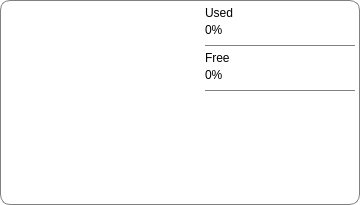
     <widget class="QFrame" name="swapfmgf">
      <property name="geometry">
       <rect>
        <x>580</x>
        <y>30</y>
        <width>360</width>
        <height>205</height>
       </rect>
      </property>
      <property name="sizePolicy">
       <sizepolicy hsizetype="Fixed" vsizetype="Fixed">
        <horstretch>0</horstretch>
        <verstretch>0</verstretch>
       </sizepolicy>
      </property>
      <property name="minimumSize">
       <size>
        <width>360</width>
        <height>205</height>
       </size>
      </property>
      <property name="maximumSize">
       <size>
        <width>360</width>
        <height>205</height>
       </size>
      </property>
      <property name="styleSheet">
       <string notr="true">background: transparent; border: 1px solid #808080; border-radius: 10px;</string>
      </property>
      <property name="frameShape">
       <enum>QFrame::StyledPanel</enum>
      </property>
      <property name="frameShadow">
       <enum>QFrame::Raised</enum>
      </property>
      <widget class="QChartView" name="swapgfvw">
       <property name="geometry">
        <rect>
         <x>5</x>
         <y>5</y>
         <width>195</width>
         <height>195</height>
        </rect>
       </property>
       <property name="sizePolicy">
        <sizepolicy hsizetype="Fixed" vsizetype="Fixed">
         <horstretch>0</horstretch>
         <verstretch>0</verstretch>
        </sizepolicy>
       </property>
       <property name="minimumSize">
        <size>
         <width>195</width>
         <height>195</height>
        </size>
       </property>
       <property name="maximumSize">
        <size>
         <width>195</width>
         <height>195</height>
        </size>
       </property>
       <property name="styleSheet">
        <string notr="true">border: none;</string>
       </property>
      </widget>
      <widget class="QLabel" name="swapuspc">
       <property name="geometry">
        <rect>
         <x>205</x>
         <y>20</y>
         <width>150</width>
         <height>20</height>
        </rect>
       </property>
       <property name="sizePolicy">
        <sizepolicy hsizetype="Fixed" vsizetype="Fixed">
         <horstretch>0</horstretch>
         <verstretch>0</verstretch>
        </sizepolicy>
       </property>
       <property name="minimumSize">
        <size>
         <width>150</width>
         <height>20</height>
        </size>
       </property>
       <property name="maximumSize">
        <size>
         <width>150</width>
         <height>20</height>
        </size>
       </property>
       <property name="styleSheet">
        <string notr="true">font: 15pt &quot;JetBrains Mono&quot;; border: none;</string>
       </property>
       <property name="text">
        <string>0%</string>
       </property>
      </widget>
      <widget class="QLabel" name="swapuplb">
       <property name="geometry">
        <rect>
         <x>205</x>
         <y>5</y>
         <width>150</width>
         <height>15</height>
        </rect>
       </property>
       <property name="sizePolicy">
        <sizepolicy hsizetype="Fixed" vsizetype="Fixed">
         <horstretch>0</horstretch>
         <verstretch>0</verstretch>
        </sizepolicy>
       </property>
       <property name="minimumSize">
        <size>
         <width>150</width>
         <height>15</height>
        </size>
       </property>
       <property name="maximumSize">
        <size>
         <width>150</width>
         <height>15</height>
        </size>
       </property>
       <property name="styleSheet">
        <string notr="true">font: 10pt &quot;Inter&quot;; border: none;</string>
       </property>
       <property name="text">
        <string>Used</string>
       </property>
      </widget>
      <widget class="QLabel" name="swapfrpc">
       <property name="geometry">
        <rect>
         <x>205</x>
         <y>65</y>
         <width>150</width>
         <height>20</height>
        </rect>
       </property>
       <property name="sizePolicy">
        <sizepolicy hsizetype="Fixed" vsizetype="Fixed">
         <horstretch>0</horstretch>
         <verstretch>0</verstretch>
        </sizepolicy>
       </property>
       <property name="minimumSize">
        <size>
         <width>150</width>
         <height>20</height>
        </size>
       </property>
       <property name="maximumSize">
        <size>
         <width>150</width>
         <height>20</height>
        </size>
       </property>
       <property name="styleSheet">
        <string notr="true">font: 15pt &quot;JetBrains Mono&quot;; border: none;</string>
       </property>
       <property name="text">
        <string>0%</string>
       </property>
      </widget>
      <widget class="QLabel" name="swapfplb">
       <property name="geometry">
        <rect>
         <x>205</x>
         <y>50</y>
         <width>150</width>
         <height>15</height>
        </rect>
       </property>
       <property name="sizePolicy">
        <sizepolicy hsizetype="Fixed" vsizetype="Fixed">
         <horstretch>0</horstretch>
         <verstretch>0</verstretch>
        </sizepolicy>
       </property>
       <property name="minimumSize">
        <size>
         <width>150</width>
         <height>15</height>
        </size>
       </property>
       <property name="maximumSize">
        <size>
         <width>150</width>
         <height>15</height>
        </size>
       </property>
       <property name="styleSheet">
        <string notr="true">font: 10pt &quot;Inter&quot;; border: none;</string>
       </property>
       <property name="text">
        <string>Free</string>
       </property>
      </widget>
      <widget class="Line" name="swaplin2">
       <property name="geometry">
        <rect>
         <x>205</x>
         <y>90</y>
         <width>150</width>
         <height>1</height>
        </rect>
       </property>
       <property name="sizePolicy">
        <sizepolicy hsizetype="Fixed" vsizetype="Fixed">
         <horstretch>0</horstretch>
         <verstretch>0</verstretch>
        </sizepolicy>
       </property>
       <property name="minimumSize">
        <size>
         <width>150</width>
         <height>1</height>
        </size>
       </property>
       <property name="maximumSize">
        <size>
         <width>150</width>
         <height>1</height>
        </size>
       </property>
       <property name="orientation">
        <enum>Qt::Horizontal</enum>
       </property>
      </widget>
      <widget class="Line" name="swaplin1">
       <property name="geometry">
        <rect>
         <x>205</x>
         <y>45</y>
         <width>150</width>
         <height>1</height>
        </rect>
       </property>
       <property name="sizePolicy">
        <sizepolicy hsizetype="Fixed" vsizetype="Fixed">
         <horstretch>0</horstretch>
         <verstretch>0</verstretch>
        </sizepolicy>
       </property>
       <property name="minimumSize">
        <size>
         <width>150</width>
         <height>1</height>
        </size>
       </property>
       <property name="maximumSize">
        <size>
         <width>150</width>
         <height>1</height>
        </size>
       </property>
       <property name="styleSheet">
        <string notr="true"/>
       </property>
       <property name="orientation">
        <enum>Qt::Horizontal</enum>
       </property>
      </widget>
     </widget>
